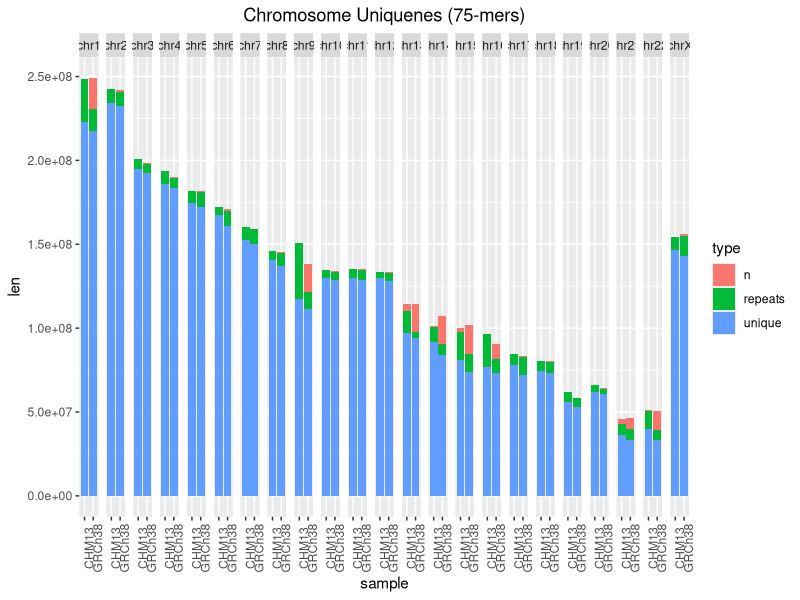
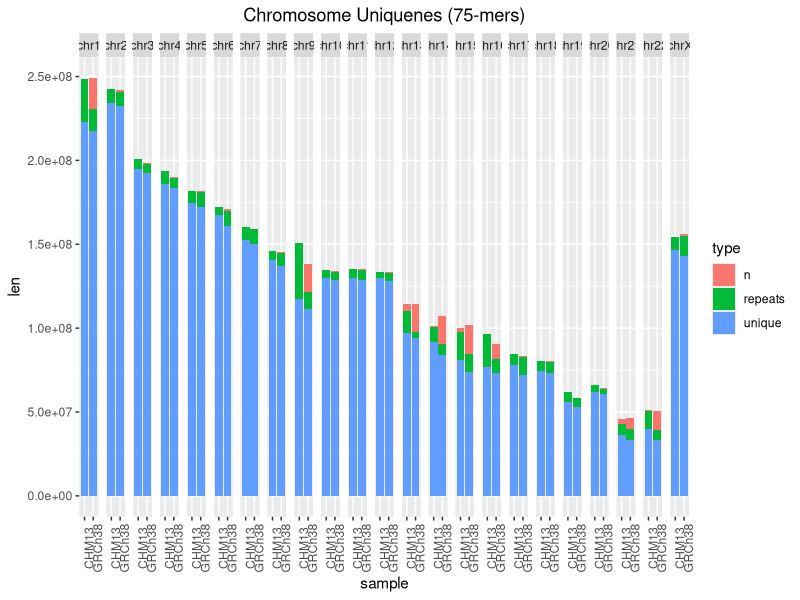
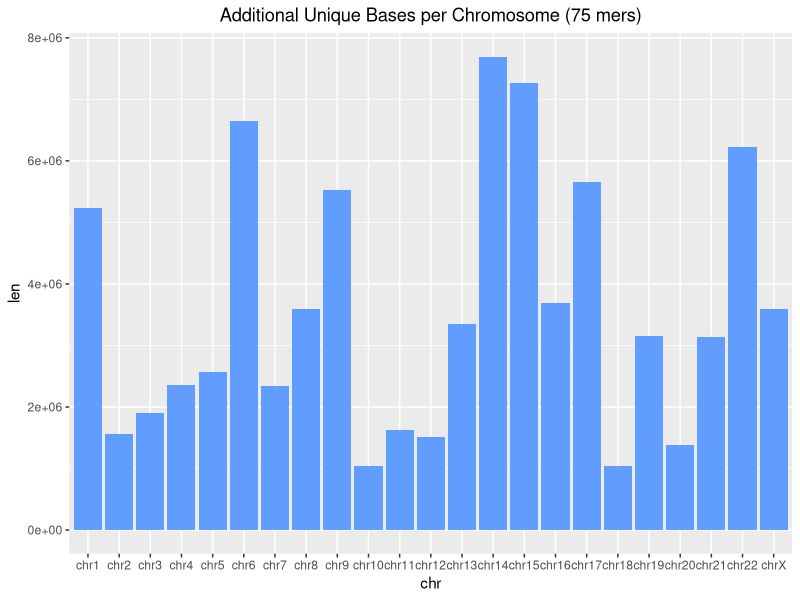
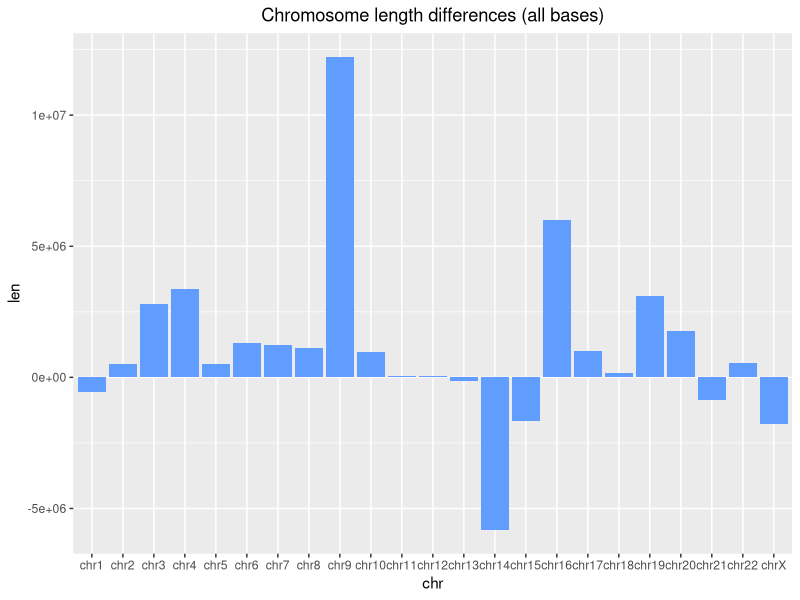
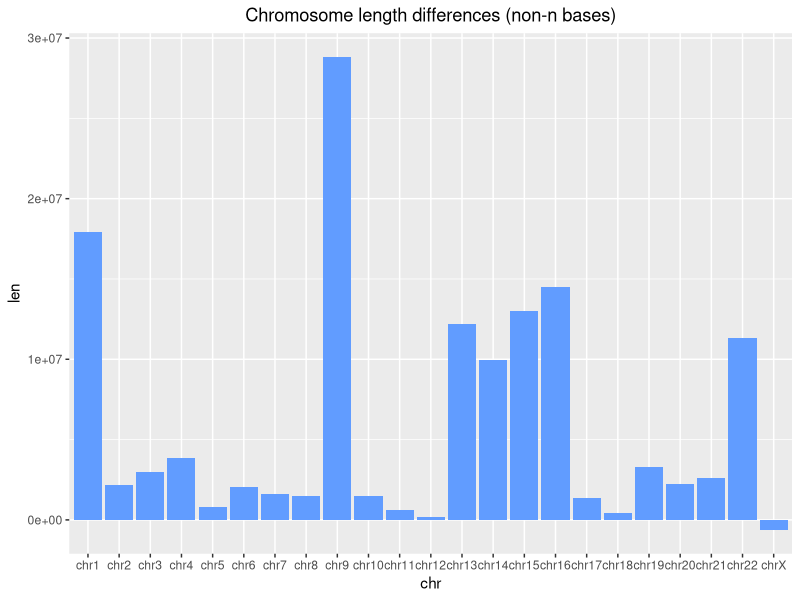

Here is the R script that generated these plots, in order:
library(dplyr)   # For data manipulation
library(ggplot2) # For data visualization
library(tidyr)
library(scales)

setwd("/Users/mschatz/Dropbox/Documents/Projects/T2T/chromosome_repeats")

chm_uniq  <- read.table("chm13v1_75mer.txt")
chm_n     <- read.table("chm13v1_N.txt")

hg38_uniq <- read.table("GRCh38p13_75mer.txt")
hg38_n    <- read.table("GRCh38p13_N.txt")

head(chm_uniq)
head(chm_n)

chm <- data.frame(chr=chm_uniq[[1]], unique=chm_uniq[[2]], n=chm_n[[2]], repeats=chm_uniq[[4]]-chm_uniq[[2]]-chm_n[[2]], total=chm_uniq[[4]])
chm$chr = factor(chm$chr, chm$chr)
chm_long <- pivot_longer(chm, cols=2:4, names_to="type", values_to="len")
chm_long$sample <- "CHM13"
#ggplot(chm_long, aes(x=chr, y=len)) + geom_col(aes(fill=type))

hg38 <- data.frame(chr=hg38_uniq[[1]], unique=hg38_uniq[[2]], n=hg38_n[[2]], repeats=hg38_uniq[[4]]-hg38_uniq[[2]]-hg38_n[[2]], total=hg38_uniq[[4]])
hg38$chr = factor(hg38$chr, hg38$chr)
hg38_long <- pivot_longer(hg38, cols=2:4, names_to="type", values_to="len")
hg38_long$sample <- "GRCh38"
#ggplot(hg38_long, aes(x=chr, y=len)) + geom_col(aes(fill=type))

all_long <- rbind(hg38_long, chm_long)
#ggplot(all_long, aes(x=chr, y=len, fill=sample)) + geom_col(aes(fill=type))

ggplot(all_long, aes(x=sample, y=len)) + geom_col(aes(fill=type)) + facet_grid(~chr) + theme(axis.text.x = element_text(angle = 90)) + ggtitle("Chromosome Uniquenes (75-mers)") + theme(plot.title = element_text(hjust = 0.5))

ggplot(all_long, aes(x=sample, y=len)) + geom_col(aes(fill=type)) + facet_grid(~chr) + theme(axis.text.x = element_text(angle = 90)) + ggtitle("Chromosome Uniquenes (75-mers)") + theme(plot.title = element_text(hjust = 0.5))



colors=hue_pal()(3)


## extra unique bases per chromosome
extra_unique = data.frame(chr=hg38$chr, len=chm$unique-hg38$unique)
ggplot(extra_unique, aes(x=chr, y=len)) + geom_col(fill=colors[3]) + labs(title="Additional Unique Bases per Chromosome (75 mers)") + theme(plot.title = element_text(hjust = 0.5))
sum(extra_unique$len)


## extra total bases per chromosome
extra_total = data.frame(chr=hg38$chr, len=chm$total-hg38$total)
sum(extra_total$len)
ggplot(extra_total, aes(x=chr, y=len)) + geom_col(fill=colors[3]) + labs(title="Chromosome length differences (all bases)") + theme(plot.title = element_text(hjust = 0.5))


## extra non-n
extra_nonn = data.frame(chr=hg38$chr, len=(chm$total-chm$n)-(hg38$total-hg38$n))
sum(extra_nonn$len)
ggplot(extra_nonn, aes(x=chr, y=len)) + geom_col(fill=colors[3]) + labs(title="Chromosome length differences (non-n bases)") + theme(plot.title = element_text(hjust = 0.5))
